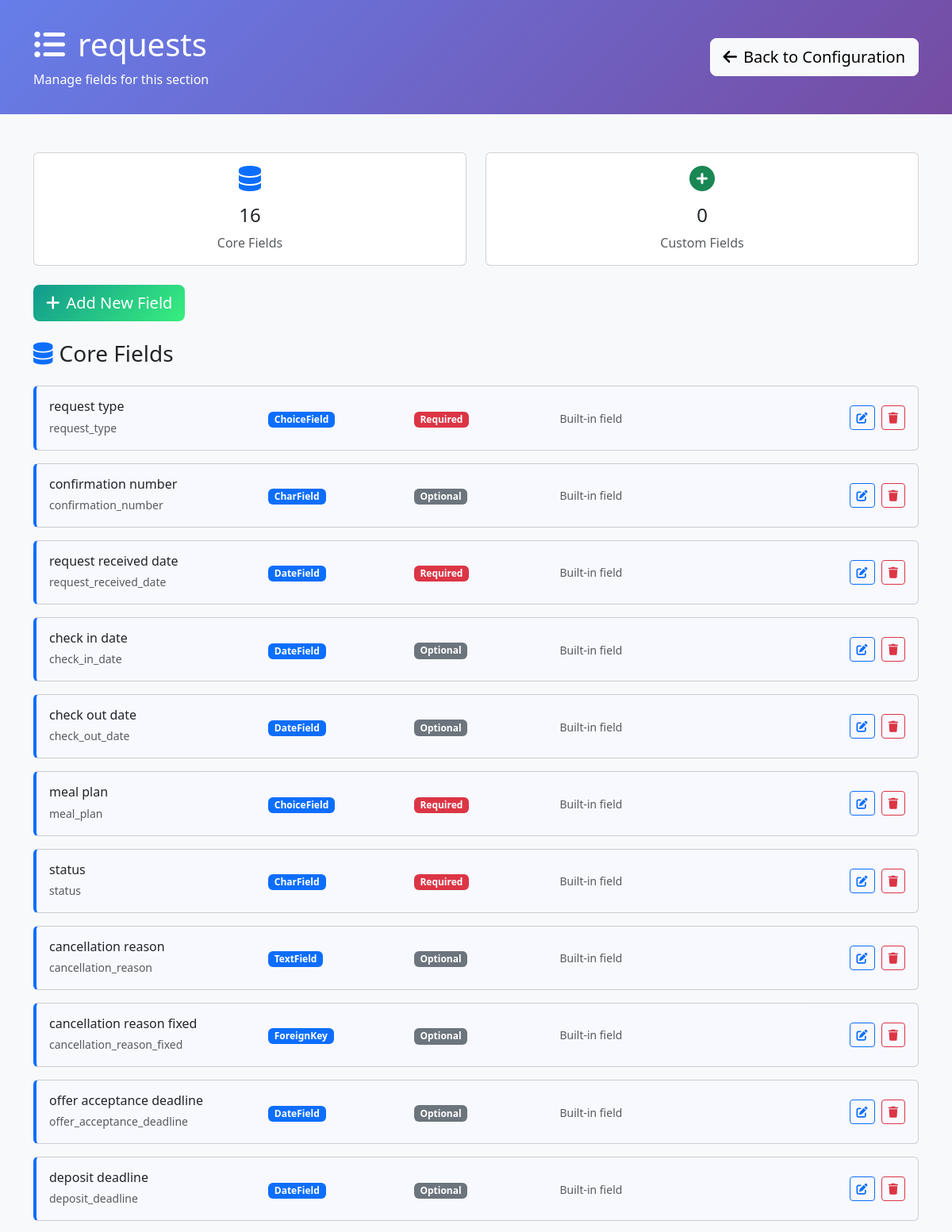
The app's page /configuration/section/6/ (signed in, upper part), older data.
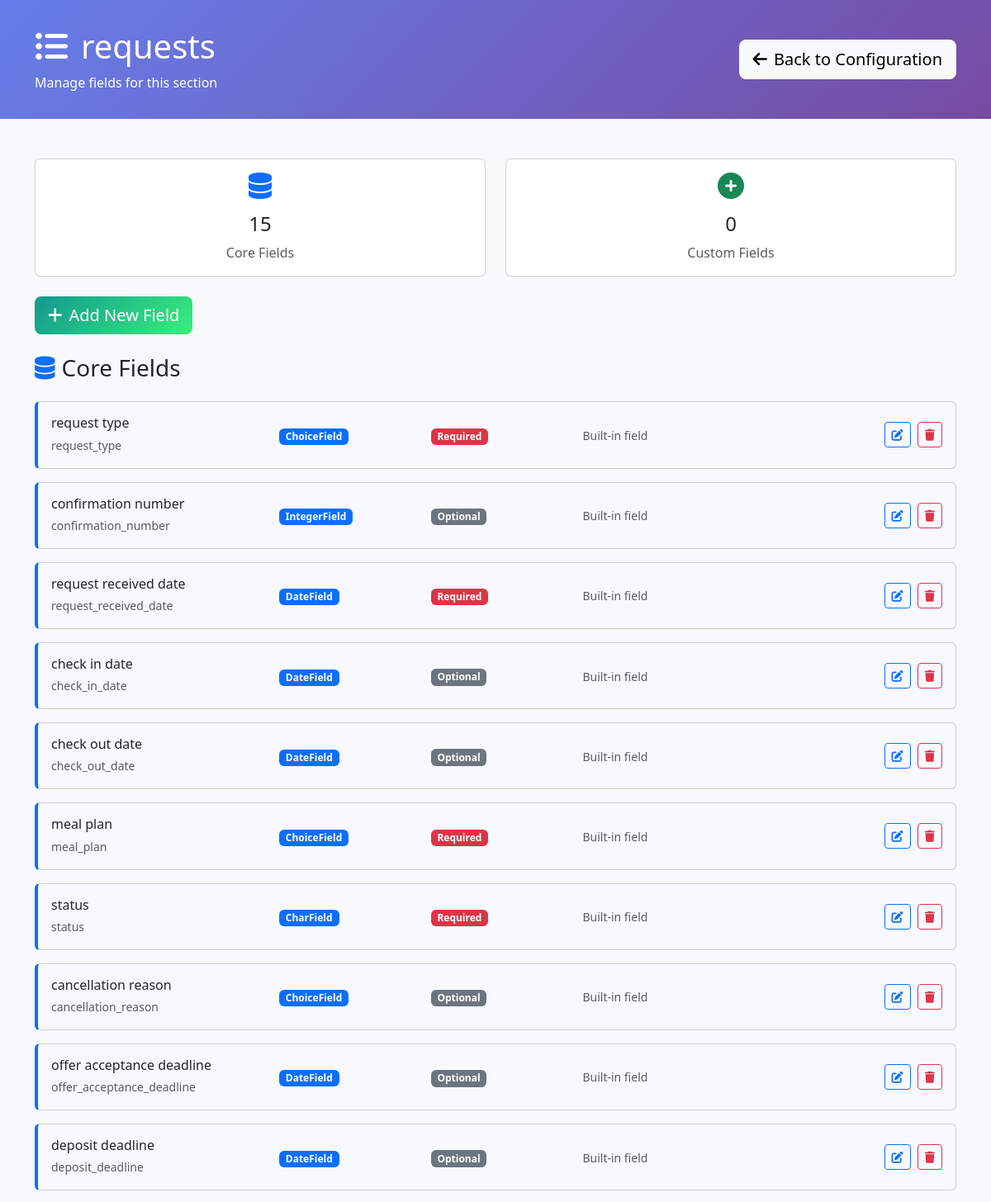
The same page, newer data.
### requests/models.py (models this page shows, shortened)
class DynamicField(models.Model):
    FIELD_TYPES = [
        ('char', 'Text (Short)'),
        ('text', 'Text (Long)'),
        ('email', 'Email'),
        ('url', 'URL'),
        ('slug', 'Slug'),
        ('integer', 'Integer'),
        ('decimal', 'Decimal'),
        ('float', 'Float'),
        ('date', 'Date'),
        ('datetime', 'Date & Time'),
        ('time', 'Time'),
        ('boolean', 'Checkbox (Yes/No)'),
        ('choice', 'Dropdown (Single Choice)'),
        ('multiple_choice', 'Multiple Choice'),
        ('file', 'File Upload'),
        ('image', 'Image Upload'),
        ('foreign_key', 'Link to Another Model'),
        ('many_to_many', 'Multiple Links'),
        ('json', 'JSON Data'),
    ]
    model = models.ForeignKey(DynamicModel, on_delete=models.CASCADE, related_name='fields', null=True, blank=True)
    section = models.ForeignKey(DynamicSection, on_delete=models.CASCADE, related_name='fields', null=True, blank=True)
    name = models.CharField(max_length=100, help_text="Field name in database (lowercase, underscores)")
    display_name = models.CharField(max_length=100, help_text="Label shown in forms")
    field_type = models.CharField(max_length=20, choices=FIELD_TYPES)
    is_core_field = models.BooleanField(default=False, help_text="True if this represents an existing model field")
    CORE_MODE_CHOICES = [
        ('override', 'Override Existing Field'),
        ('create', 'Create New Core Field'),
    ]
    STORAGE_CHOICES = [
        ('model_field', 'Store in Model Field'),
        ('value_store', 'Store in DynamicFieldValue'),
    ]
    core_mode = models.CharField(
        max_length=20,
        choices=CORE_MODE_CHOICES,
        default='override',
        help_text="Whether to override existing field or create new one"
    )
    model_field_name = models.CharField(
        max_length=100,
        blank=True,
        help_text="Name of existing model field to override (required for override mode)"
    )
    storage = models.CharField(
        max_length=20,
        choices=STORAGE_CHOICES,
        default='value_store',
        help_text="Where to store field values"
    )
    required = models.BooleanField(default=False)
    default_value = models.TextField(blank=True, help_text="Default value (JSON format for complex types)")
    help_text = models.CharField(max_length=200, blank=True)
    max_length = models.PositiveIntegerField(null=True, blank=True, help_text="For text fields")
    max_digits = models.PositiveIntegerField(null=True, blank=True, help_text="For decimal fields")
    decimal_places = models.PositiveIntegerField(null=True, blank=True, help_text="For decimal fields")
    choices = models.JSONField(default=dict, help_text="For choice fields: {'value': 'display_name'}")
    related_model = models.CharField(max_length=100, blank=True, help_text="Model to link to (app.Model)")
    section_name = models.CharField(max_length=100, default='General', help_text="Form section name for grouping (legacy field)")
    order = models.PositiveIntegerField(default=0, help_text="Order within section")
    is_active = models.BooleanField(default=True, help_text="Whether field is shown in forms")
    created_at = models.DateTimeField(auto_now_add=True)
    updated_at = models.DateTimeField(auto_now=True)
    class Meta:
        verbose_name = "Dynamic Field"
        verbose_name_plural = "Dynamic Fields"
        ordering = ['model', 'section', 'section_name', 'order']

### requests/configuration_views.py (the view, shortened to what this page needs)
# urls.py: path('section/<int:section_id>/', configuration_views.section_fields, name='section_fields'),
@staff_member_required
def section_fields(request, section_id):
    from requests.models import DynamicSection
    is_legacy_dynamic = request.GET.get('dynamic') == 'true'
    if is_legacy_dynamic:
        dynamic_model = get_object_or_404(DynamicModel, id=section_id)
        model_name = f"{dynamic_model.app_label}.{dynamic_model.name}"
        display_name = dynamic_model.display_name
        fields = DynamicField.objects.filter(
            model=dynamic_model,
            is_active=True
        ).order_by('section_name', 'order')
        section_type = 'legacy'
        model_fields = []  # Legacy models don't have core model fields
    else:
        section = get_object_or_404(DynamicSection, id=section_id)
        model_name = section.name
        display_name = section.display_name
        section_type = 'core' if section.is_core_section else 'custom'
        fields = section.fields.filter(is_active=True).order_by('order')
        if section.is_core_section:
            model_fields = []
            core_fields = fields.filter(is_core_field=True)
            for field in core_fields:
                choices_obj = {}
                try:
                    if field.choices and field.choices != '{}':
                        choices_obj = json.loads(field.choices)
                except (json.JSONDecodeError, ValueError):
                    choices_obj = {}
                model_fields.append({
                    'id': field.id,
                    'name': field.name,
                    'display_name': field.display_name,
                    'field_type': field.field_type,
                    'required': field.required,
                    'is_model_field': True,
                    'is_core_field': True,
                    'choices': choices_obj,  # Pass Python dict for json_script filter
                    'choices_script_id': f'choices-{field.id}'  # Pre-computed script ID
                })
        else:
            model_fields = []
    dynamic_fields = []
    for field in fields:
        if section_type == 'core' and field.is_core_field:
            continue
    context = {
        'section_id': section_id,
        'section_name': model_name,
        'display_name': display_name,
        'section_type': section_type,
        'source_model': getattr(section, 'source_model', '') if not is_legacy_dynamic else '',
        'model_fields': model_fields,
        'dynamic_fields': dynamic_fields,
        'all_fields': model_fields + dynamic_fields,
        'is_legacy_dynamic': is_legacy_dynamic,
        'is_core_section': section_type == 'core',
        'is_custom_section': section_type == 'custom'
    }
    return render(request, 'configuration/section_fields.html', context)

### requests/templates/configuration/section_fields.html (shortened to what the changed rows need)
<!DOCTYPE html>
<html lang="en">
<head>
    <link href="https://cdn.jsdelivr.net/npm/bootstrap@5.3.0/dist/css/bootstrap.min.css" rel="stylesheet">
    <link href="https://cdnjs.cloudflare.com/ajax/libs/font-awesome/6.0.0/css/all.min.css" rel="stylesheet">
</head>
<body class="bg-light">
    <div class="config-header">
        <div class="container">
            <div class="row align-items-center">
                <div class="col-md-8">
                    <h1 class="mb-2">
                        <i class="fas fa-list-ul me-3"></i>{{ display_name }}
                    </h1>
                </div>
            </div>
        </div>
    </div>
    <div class="container my-5">
        <div class="row mb-4">
            <div class="col-md-6">
                <div class="card text-center">
                    <div class="card-body">
                        <i class="fas fa-database fa-2x text-primary mb-3"></i>
                        <h4>{{ model_fields|length }}</h4>
                        <p class="text-muted mb-0">Core Fields</p>
                    </div>
                </div>
            </div>
        </div>
        {% if model_fields %}
        <div class="row">
            <div class="col-12">
                {% for field in model_fields %}
                <div class="card field-card model-field mb-3" data-field-id="{{ field.id }}">
                    <div class="card-body">
                        <div class="row align-items-center">
                            <div class="col-md-3">
                                <h6 class="mb-1 field-title">{{ field.display_name }}</h6>
                                <small class="text-muted">{{ field.name }}</small>
                            </div>
                            <div class="col-md-2">
                                <span class="badge bg-primary field-type-badge" data-type="{{ field.field_type }}">{{ field.field_type }}</span>
                            </div>
                            <div class="col-md-2">
                                {% if field.required %}
                                <span class="badge bg-danger">Required</span>
                                {% else %}
                                <span class="badge bg-secondary">Optional</span>
                                {% endif %}
                            </div>
                            <div class="col-md-3">
                                <small class="text-muted">Built-in field</small>
                            </div>
                            <div class="col-md-2 text-end">
                                <button class="btn btn-outline-primary btn-sm me-1"
                                        onclick="editField({{ field.id }}, 'model')">
                                    <i class="fas fa-edit"></i>
                                </button>
                                <button class="btn btn-outline-danger btn-sm"
                                        onclick="deleteField({{ field.id }}, '{{ field.display_name }}')">
                                    <i class="fas fa-trash"></i>
                                </button>
                            </div>
                        </div>
                    </div>
                </div>
                {% endfor %}
            </div>
        </div>
        {% endif %}
    </div>
</body>
</html>

Row changes from the older to the newer data that the page shows:
no longer on this page (row edited): DynamicField: display_name "cancellation reason fixed", name "cancellation_reason_fixed", field_type "ForeignKey"
changed DynamicField "confirmation number": field_type "CharField" → "IntegerField" (drawn)
changed DynamicField "cancellation reason": field_type "TextField" → "ChoiceField" (drawn)
Text that changed along with them:
{{ model_fields|length }}: "16" → "15"
new list line: "confirmation number confirmation_number IntegerField"
new list line: "Optional Built-in field"
new list line: "cancellation reason cancellation_reason ChoiceField"
list line gone: "confirmation number confirmation_number CharField"
list line gone: "Optional Built-in field"
list line gone: "cancellation reason cancellation_reason TextField"
